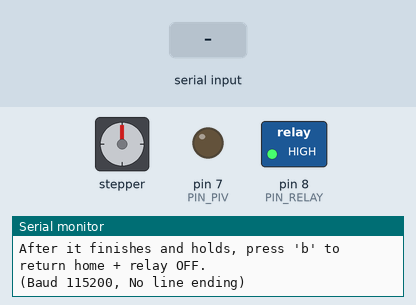
Recording of a sketch running on a simulated Arduino Uno, built with avr-gcc and run on an emulated ATmega328P. On the bench: stepper motor, switched loads named in the sketch (green lamp = pin HIGH), output pins drawn as LEDs (lit = HIGH), the last lines printed to the serial monitor. Wiring (inferred from the names in the program): stepper motor driver (400 steps per turn assumed): step pin 12; direction pin 9. Inputs (shaded band) come from the test bench. Pins used as bus, display or sensor lines are not drawn.

Above: at 1.2 s.
1.3 s: "s" received over Serial
At 1.9 s:
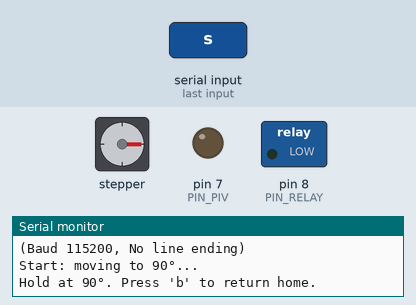
2.9 s: "b" received over Serial
At 4.0 s:
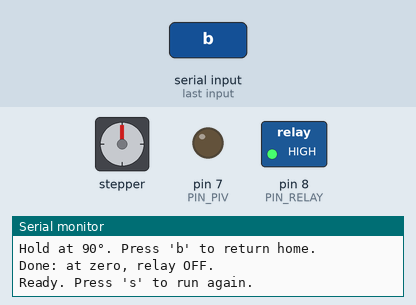
4.5 s: "S" received over Serial
At 5.6 s:
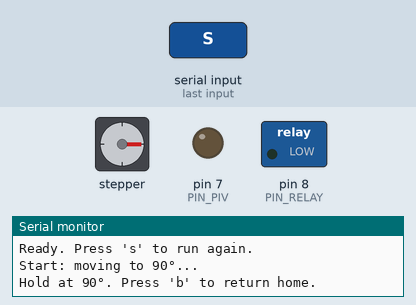
6.1 s: "B" received over Serial
At 7.6 s:
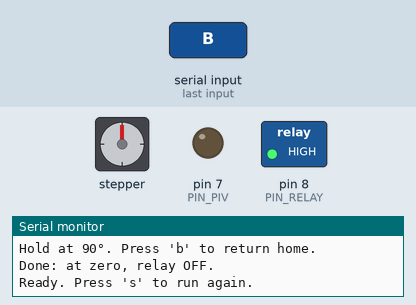
Timing chart, 0 to 8.7 s (numbered marks = the images above; inputs shaded):
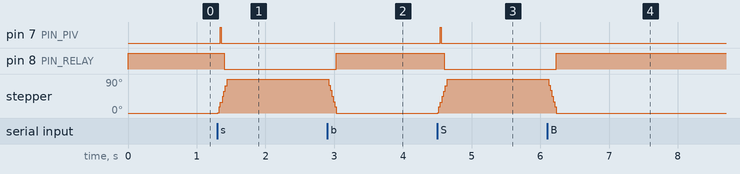

Measured:
- after the input at 1.3 s, pin 7 (PIN_PIV): LOW → HIGH after 0.05 s, → LOW 0.01 s later; pin 8 (PIN_RELAY): HIGH → LOW after 0.10 s; stepper: turns 90° clockwise in 0.14 s, starting at once
- after the input at 2.9 s, pin 8 (PIN_RELAY): LOW → HIGH after 0.13 s; stepper: turns 90° counter-clockwise in 0.13 s, starting at once
- after the input at 4.5 s, pin 7 (PIN_PIV): LOW → HIGH after 0.05 s, → LOW 0.01 s later; pin 8 (PIN_RELAY): HIGH → LOW after 0.10 s; stepper: turns 90° clockwise in 0.14 s, starting at once
- after the input at 6.1 s, pin 8 (PIN_RELAY): LOW → HIGH after 0.13 s; stepper: turns 90° counter-clockwise in 0.13 s, starting at once

The sketch:

motor_relay.ino
```cpp
#include <math.h>

// ===================== TUNABLE CONSTANTS ================================
const long STEPS_PER_REV      = 400;                 // 0.9°/step -> 400 steps/rev
const long TOTAL_SWEEP_STEPS  = (long) lround(STEPS_PER_REV * (90.0/360.0)); // 90°
const long DEGREE_RELAY       = 60;
const long DEGREE_PIV         = 30;

const long RELAY_ON_AT_STEPS  = (long) lround(DEGREE_RELAY / 0.9); // relay ON, stays ON
const long PIV_PULSE_AT_STEPS = (long) lround(DEGREE_PIV   / 0.9); // PIV pulse once

// Step pulse timing
unsigned long STEP_HIGH_US = 650;
unsigned long STEP_LOW_US  = 650;

const unsigned int PIV_PULSE_MS = 10;    // PIV pulse width

// ===================== PIN MAP =========================================
const int PIN_STEP  = 12; // PUL-
const int PIN_DIR   = 9;  // DIR-
const int PIN_PIV   = 7;  // PIV trigger output
const int PIN_RELAY = 8;  // Relay output (LOW = ON, HIGH = OFF)

// ===================== STATE ===========================================
volatile long steps_from_zero = 0;  // +ve after forward
bool relay_engaged = false;
bool moving = false;
bool started = false;                // becomes true after 's'
bool pending_go_home = false;        // set if 'b' pressed while moving

// ===================== HELPER FUNCTIONS =========================================
inline void setDir(bool forward) { digitalWrite(PIN_DIR, forward ? HIGH : LOW); }

inline void stepOnceRaw(bool forward) {
  setDir(forward);
  digitalWrite(PIN_STEP, HIGH);
  delayMicroseconds(STEP_HIGH_US);
  digitalWrite(PIN_STEP, LOW);
  delayMicroseconds(STEP_LOW_US);
  steps_from_zero += (forward ? 1 : -1);
}

void pulsePIV() {
  digitalWrite(PIN_PIV, HIGH);
  delay(PIV_PULSE_MS);
  digitalWrite(PIN_PIV, LOW);
}

void relayOn()  { if (!relay_engaged) { digitalWrite(PIN_RELAY, LOW);  relay_engaged = true; } }
void relayOff() { if ( relay_engaged) { digitalWrite(PIN_RELAY, HIGH); relay_engaged = false; } }

void moveForwardWithEvents(long target_steps) {
  moving = true;
  for (long i = 0; i < target_steps; ++i) {
    stepOnceRaw(true);
    if (!relay_engaged && steps_from_zero == RELAY_ON_AT_STEPS) relayOn();
    if (steps_from_zero == PIV_PULSE_AT_STEPS)                  pulsePIV();
  }
  moving = false;
}

void returnToZero_and_RelayOff() {
  if (steps_from_zero <= 0) { relayOff(); return; }
  moving = true;
  long n = steps_from_zero;
  for (long i = 0; i < n; ++i) {
    stepOnceRaw(false);
  }
  moving = false;
  relayOff();
}

// RPM setter
void setRPM(float rpm) {
  if (rpm <= 0) return;
  double step_freq_hz = (double)STEPS_PER_REV * (double)rpm / 60.0;
  double period_us = 1e6 / step_freq_hz;
  unsigned long half = (unsigned long)(period_us / 2.0);
  STEP_HIGH_US = (half < 2 ? 2 : half);
  STEP_LOW_US  = STEP_HIGH_US;
}

// ===================== ARDUINO =========================================
void setup() {
  Serial.begin(115200); // CHANGE BAUD IF NEEDED

  pinMode(PIN_STEP, OUTPUT);
  pinMode(PIN_DIR, OUTPUT);
  pinMode(PIN_PIV, OUTPUT);
  pinMode(PIN_RELAY, OUTPUT);

  digitalWrite(PIN_STEP, LOW);
  digitalWrite(PIN_PIV, LOW);
  digitalWrite(PIN_RELAY, HIGH);
  setDir(true);

  // setRPM(20);

  Serial.println(F("Press 's' to start (forward to 90°, relay @60°, PIV @30°)."));
  Serial.println(F("After it finishes and holds, press 'b' to return home + relay OFF."));
  Serial.println(F("(Baud 115200, No line ending)"));
}

void loop() {
  // ---- Single serial handler ----
  while (Serial.available() > 0) {
    char c = (char)Serial.read();

    if ((c == 's' || c == 'S')) {
      if (!started && !moving) {
        started = true;
        Serial.println(F("Start: moving to 90°..."));
        moveForwardWithEvents(TOTAL_SWEEP_STEPS);
        Serial.println(F("Hold at 90°. Press 'b' to return home."));

      }

    }
    else if ((c == 'b' || c == 'B')) {
      if (moving) {
        // Queue it to run right after the current motion completes
        pending_go_home = true;
      } else if (started) {
        returnToZero_and_RelayOff();
        Serial.println(F("Done: at zero, relay OFF."));

        started = false;  // allow another 's' cycle without reset
        Serial.println(F("Ready. Press 's' to run again."));
      }

    }
    // ignores all other keys
  }


  if (!moving && pending_go_home && started) {
    pending_go_home = false;
    returnToZero_and_RelayOff();
    Serial.println(F("Done (queued): at zero, relay OFF."));
    started = false;  // allow another 's'
    Serial.println(F("Ready. Press 's' to run again."));
  }

  delay(2);
}
```
